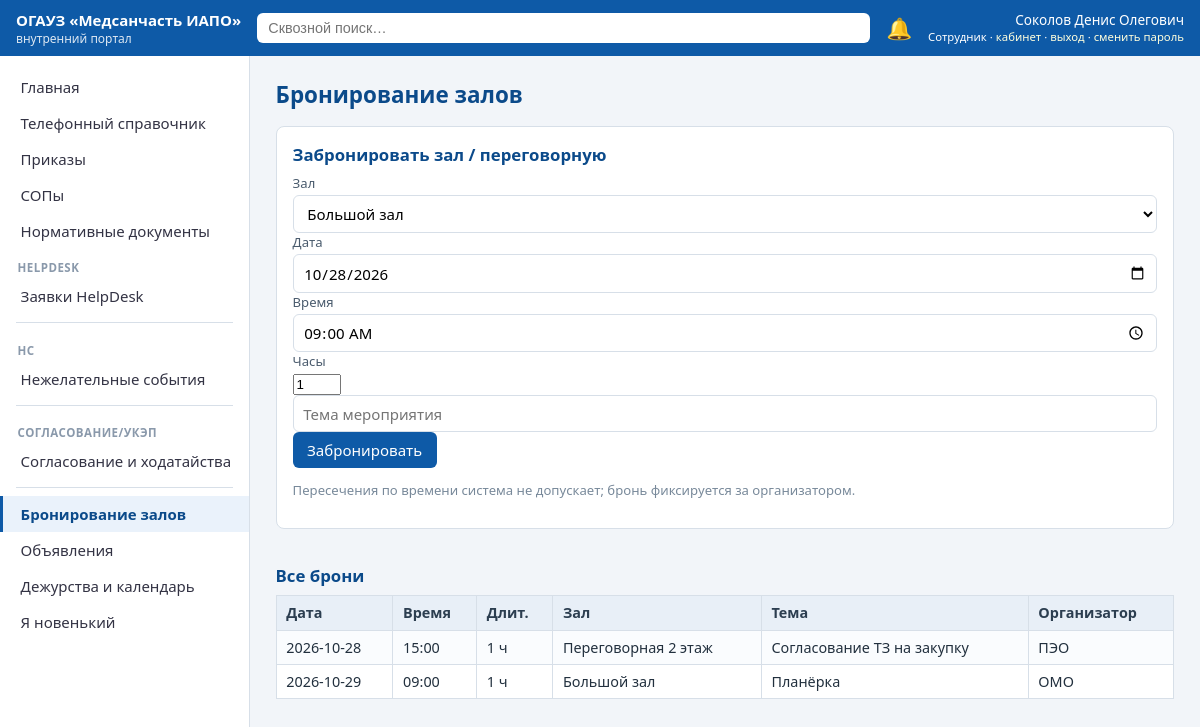
The page /halls (signed in) on the database as committed earlier.
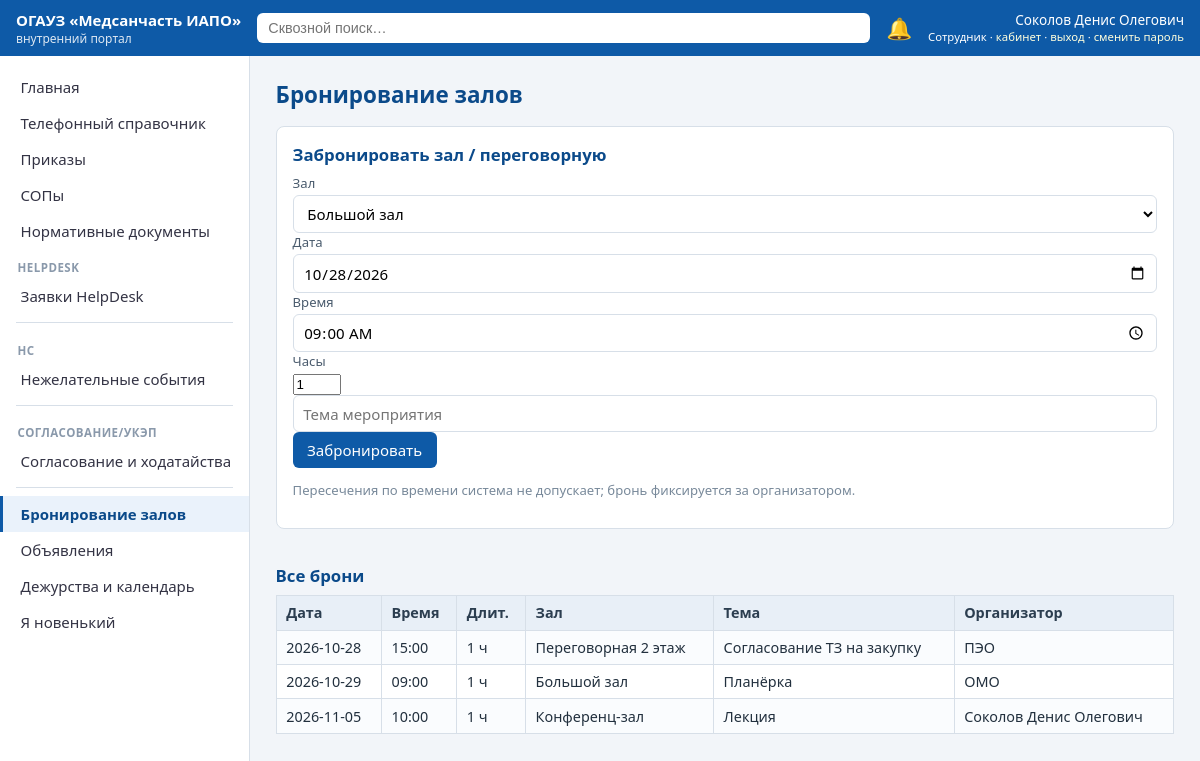
The same page on the database as committed later.
### tables this page shows
CREATE TABLE booking(id INTEGER PRIMARY KEY, hall TEXT, bdate TEXT, btime TEXT,
  duration INTEGER, topic TEXT, organizer TEXT);

### app.py (the view)
@app.get("/halls", response_class=HTMLResponse)
def halls(request: Request):
    u = current_user(request)
    if not u:
        return RedirectResponse("/login", status_code=302)
    con = get_db()
    rows = con.execute("SELECT * FROM booking ORDER BY bdate,btime").fetchall()
    con.close()
    return ctx(request, bookings=rows, template="halls.html", section="Бронирование залов")

### templates/halls.html
{% extends "base.html" %}
{% block body %}
<div class="grid">
  <div class="card">
    <h2 style="margin-top:0">Забронировать зал / переговорную</h2>
    <form method="post" action="/halls/book">
      <div class="frow"><div style="flex:1"><label>Зал</label><select name="hall">
        <option>Большой зал</option><option>Переговорная 2 этаж</option><option>Конференц-зал (детская поликлиника)</option><option>Зал профобучения (ОМО)</option></select></div>
      <div style="flex:1"><label>Дата</label><input type="date" name="bdate" value="{{ today }}" required></div>
      <div style="flex:1"><label>Время</label><input type="time" name="btime" value="09:00" required></div>
      <div style="max-width:110px"><label>Часы</label><input type="number" name="duration" value="1" min="1" max="8"></div></div>
      <div class="frow"><input type="text" name="topic" placeholder="Тема мероприятия" required></div>
      <button>Забронировать</button>
    </form>
    <p class="muted">Пересечения по времени система не допускает; бронь фиксируется за организатором.</p>
  </div>
</div>
<h2>Все брони</h2>
<table><tr><th>Дата</th><th>Время</th><th>Длит.</th><th>Зал</th><th>Тема</th><th>Организатор</th></tr>
{% for b in bookings | sort(attribute='bdate') %}<tr><td>{{ b['bdate'] }}</td><td>{{ b['btime'] }}</td><td>{{ b['duration'] }} ч</td>
<td>{{ b['hall'] }}</td><td>{{ b['topic'] }}</td><td>{{ b['organizer'] }}</td></tr>{% endfor %}</table>
{% endblock %}

### templates/base.html (shortened to what this page needs)
<!doctype html>
<html lang="ru">
<head>
<link rel="stylesheet" href="/static/style.css">
</head>
<body>
{% if user %}
<header class="topbar">
  <div class="brand"><a href="/" style="color:#fff;text-decoration:none">ОГАУЗ «Медсанчасть&nbsp;ИАПО»</a> <span>внутренний портал</span></div>
  <form action="/search" method="get" class="searchbox">
    <input name="q" placeholder="Сквозной поиск…" value="{{ q or '' }}">
  </form>
  <a class="bell" href="/notifications" title="Уведомления">🔔{% if unread %}<span class="badge">{{ unread }}</span>{% endif %}</a>
  <div class="who">{{ user['fio'] }}<br><small>{{ role_names.get(user['role_key'], user['role_key']) }} · <a href="/dashboard">кабинет</a> · <a href="/logout">выход</a> · <a href="/change-password">сменить пароль</a></small></div>
</header>
<div class="layout">
  <nav class="side" id="side">
    {% set rv = role_vis.get(user['role_key'], []) %}
    {% set ns_ = namespace(group="") %}
    {% for need_role, title, url in menu %}
      {% set allowed = (need_role == "") or ('*' in rv) or (need_role in rv) %}
      {% if allowed %}
        {% if need_role != ns_.group %}
          {% if ns_.group %}<div class="navsep"></div>{% endif %}
          {% set ns_.group = need_role %}
          {% if need_role %}<div class="navgroup">{{ need_role }}</div>{% endif %}
        {% endif %}
        <a href="{{ url }}" class="{{ 'active' if request.url.path == url }}">{{ title }}</a>
      {% endif %}
    {% endfor %}
  </nav>
  <main class="content">
    <h1>{{ section }}</h1>
    {% block body %}{% endblock %}
  </main>
</div>
{% else %}
<main style="padding:2rem">{% block anon %}{% endblock %}</main>
{% endif %}
</body>
</html>

Rows that differ between the two databases and show on the page:
added booking: bdate "2026-11-05", btime "10:00", duration "1", hall "Конференц-зал", topic "Лекция", organizer "Соколов Денис Олегович"
